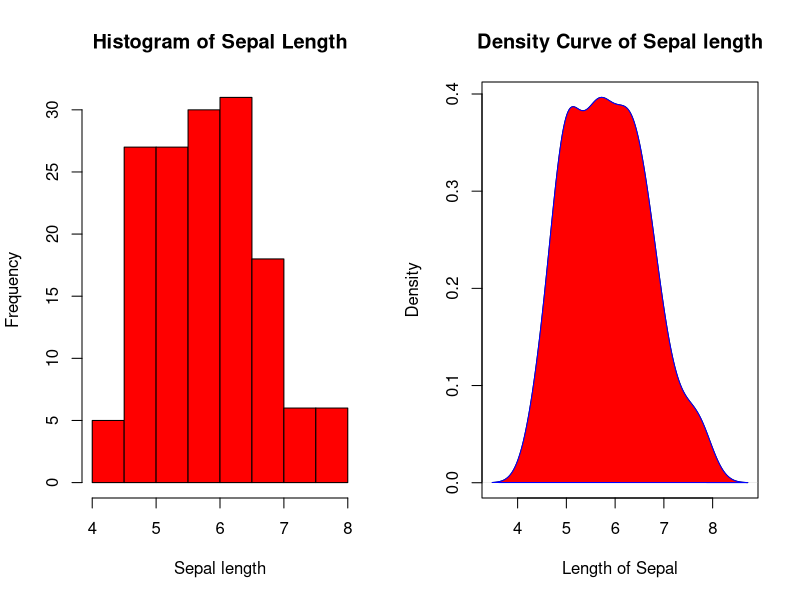
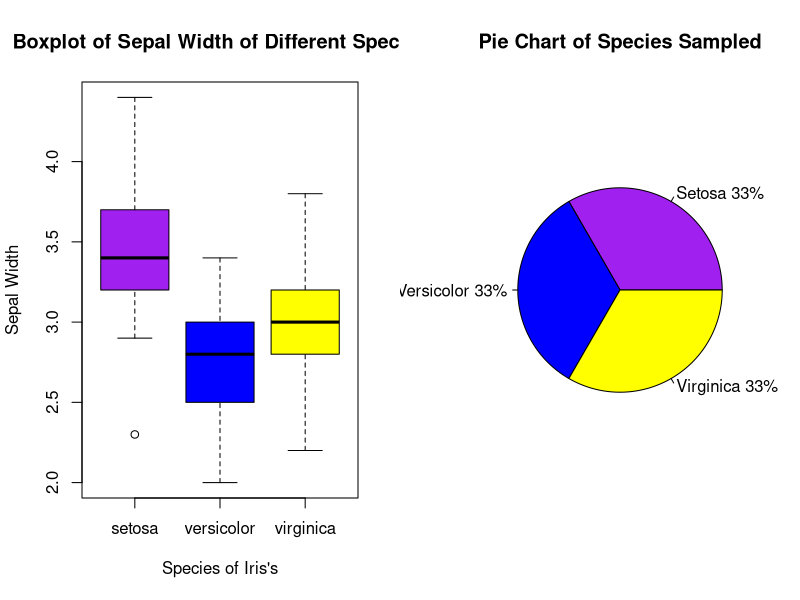
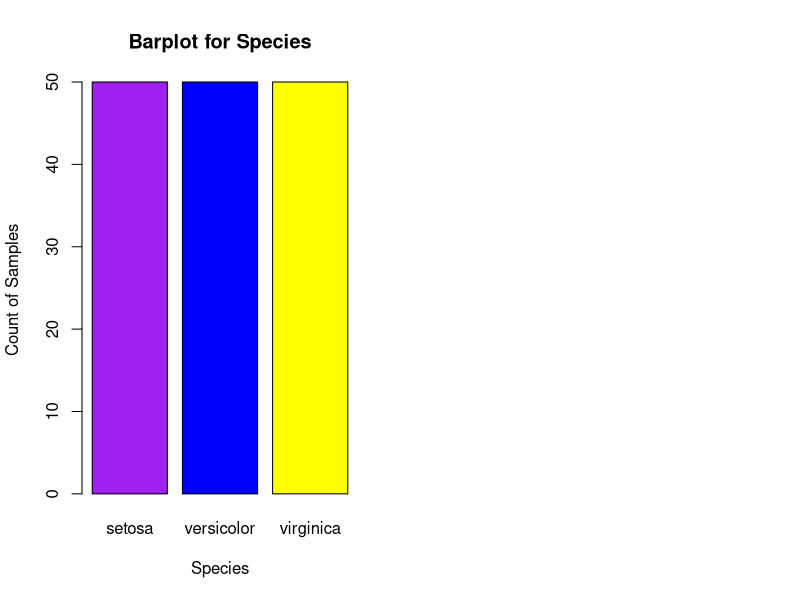

Write the R code that produced these figures, in order.
## ---- chunk 1
summary(iris$Sepal.Length)
summary(iris$Sepal.Width)
summary(iris$Petal.Length)
summary(iris$Petal.Width)
## ---- chunk 2
par(mfrow=c(1,2))
sepal.density<-density(iris$Sepal.Length)
hist(iris$Sepal.Length, col="Red", main="Histogram of Sepal Length", xlab="Sepal length", ylab="Frequency")
plot(sepal.density, main="Density Curve of Sepal length", xlab="Length of Sepal", ylab="Density")
polygon(sepal.density, col="red", border="blue")
## ---- chunk 3
boxplot(iris$Sepal.Width~iris$Species, main="Boxplot of Sepal Width of Different Species", xlab="Species of Iris's", ylab="Sepal Width", col=c("purple", "blue", "yellow"))
## ---- chunk 4
species.table<-table(iris$Species)
percentage<-c("33%","33%","33%")
names<-c("Setosa", "Versicolor", "Virginica")
lbl<-paste(names, percentage)
pie(species.table, main="Pie Chart of Species Sampled", labels=lbl, col=c("Purple", "Blue", "Yellow"))
## ---- chunk 5
barplot(species.table, main="Barplot for Species", xlab="Species", ylab="Count of Samples", col=c("Purple", "Blue", "Yellow"))

